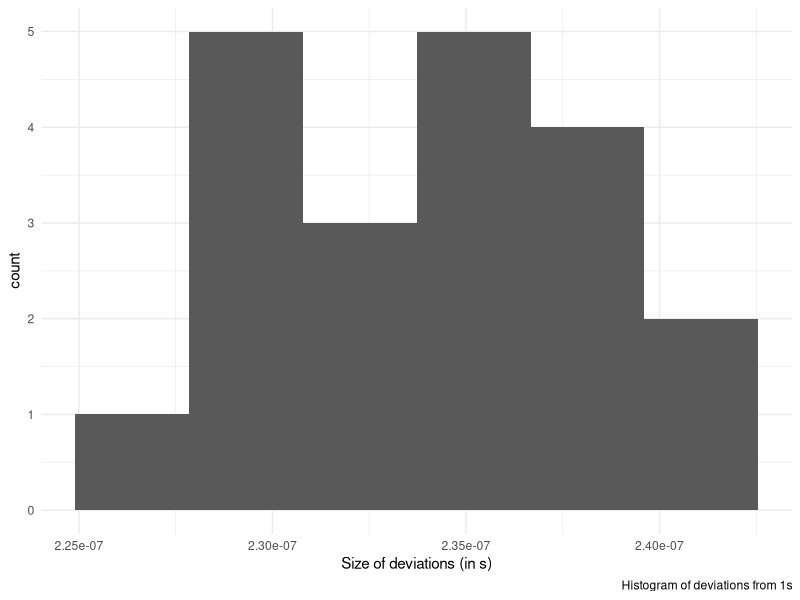
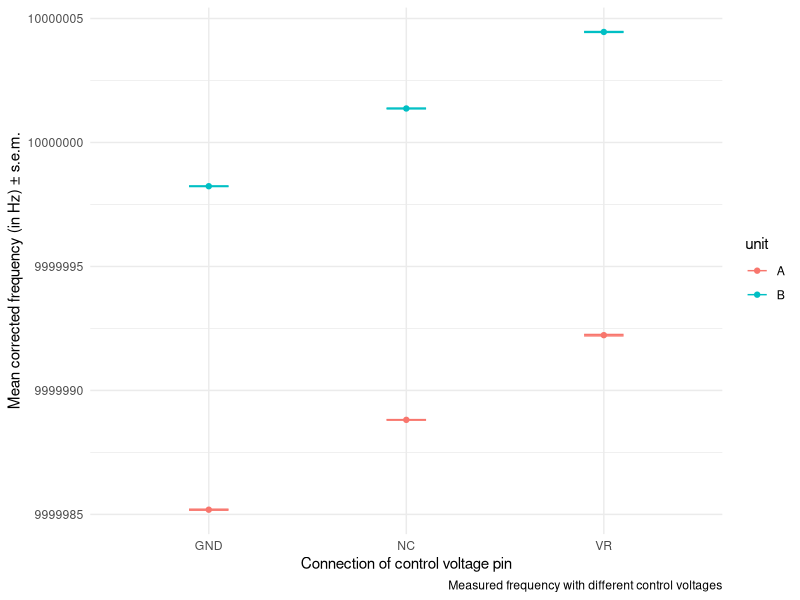

Reproduce these figures in R, in order.
## ---- chunk 1
#| include: false
library("tidyverse")
## ---- chunk 2
#| include: false
gps_period <- c(
  1.0000002293  ,
  1.0000002275  ,
  1.0000002298  ,
  1.0000002303  ,
  1.0000002345  ,
  1.0000002348  ,
  1.0000002363  ,
  1.0000002385  ,
  1.0000002422  ,
  1.0000002365  ,
  1.0000002393  ,
  1.0000002373  ,
  1.0000002385  ,
  1.0000002318  ,
  1.0000002418  ,
  1.0000002365  ,
  1.0000002287  ,
  1.0000002317  ,
  1.0000002308  ,
  1.0000002292)
## ---- chunk 3
#| include: false
gps_df <- tibble(period=gps_period-1)
gps_df %>% ggplot(aes(x=period)) + 
  geom_histogram(bins=6) + 
  theme_minimal() +
  labs(x="Size of deviations (in s)",
       caption="Histogram of deviations from 1s")
## ---- chunk 4
#| include: false
oscilloquartz <- tribble(
  ~unit, ~vc, ~freq,
  "A", "NC", 9999986.4634, 
  "A", "NC", 9999986.4676, 
  "A", "NC", 9999986.4709, 
  "A", "NC", 9999986.4706, 
  "A", "NC", 9999986.4804,
  "A", "VR", 9999989.8369 ,
  "A", "VR", 9999989.8504 ,
  "A", "VR", 9999989.8547 ,
  "A", "VR", 9999989.9161 ,
  "A", "VR", 9999989.9734 ,
  "A", "GND", 9999982.8122 ,
  "A", "GND", 9999982.8097 ,
  "A", "GND", 9999982.8395 ,
  "A", "GND", 9999982.8892 ,
  "A", "GND", 9999982.8850 ,
  "B", "NC", 9999998.9790 , 
  "B", "NC", 9999999.0083 , 
  "B", "NC", 9999999.0584 , 
  "B", "NC", 9999999.0344 , 
  "B", "NC", 9999999.0365 , 
  "B", "NC", 9999999.0525 , 
  "B", "VR", 10000002.0915 ,
  "B", "VR", 10000002.0830 ,
  "B", "VR", 10000002.1103 ,
  "B", "VR", 10000002.1336 ,
  "B", "VR", 10000002.1550 ,
  "B", "GND", 9999995.8769 ,
  "B", "GND", 9999995.8866 ,
  "B", "GND", 9999995.9022 ,
  "B", "GND", 9999995.8966 ,
  "B", "GND", 9999995.9031)
## ---- chunk 5
se_product <- function(X,Y) {
  vxm <- var(X)/length(X)
  vym <- var(Y)/length(Y)
  ex <- mean(X)
  ey <- mean(Y)
  vxy <- vxm*vym + vxm*ey^2 + vym*ex^2
  sqrt(vxy)
}
## ---- chunk 6
#| echo: false
oscilloquartz %>% 
  group_by(unit,vc) %>%
  mutate(corrected_frequency = freq*mean(gps_period)) %>%
  summarize(mean_corrected_frequency = mean(corrected_frequency),
            se_corrected_frequency = se_product(gps_period, freq)) %>%
  ggplot(aes(x=vc,
             y=mean_corrected_frequency, 
             ymin=mean_corrected_frequency-se_corrected_frequency,
             ymax=mean_corrected_frequency+se_corrected_frequency,
             color=unit)) +
  geom_point() + 
  geom_errorbar(width=0.2) +
  theme_minimal() +
  labs(x="Connection of control voltage pin",
       y="Mean corrected frequency (in Hz) \u00b1 s.e.m.",
       caption="Measured frequency with different control voltages")
